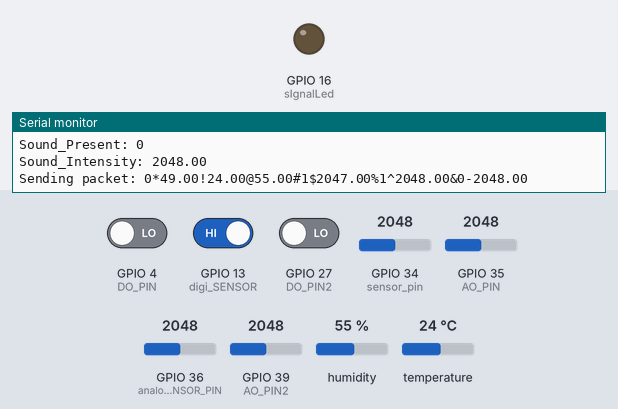
Recording of a sketch running on a simulated ESP32. Shown: output pins drawn as LEDs (lit = HIGH), the last lines printed to the serial monitor. Inputs (shaded band) come from the test bench; at power-on: GPIO 4 (DO_PIN) LOW, GPIO 13 (digi_SENSOR) HIGH, GPIO 27 (DO_PIN2) LOW, GPIO 34 (sensor_pin) = 2048, GPIO 35 (AO_PIN) = 2048, GPIO 36 (analog_SENSOR_PIN) = 2048, GPIO 39 (AO_PIN2) = 2048, humidity 55 %, temperature 24 °C. No radio packets arrive unless stated.

Above: at 11.1 s.
At 21.21 s:
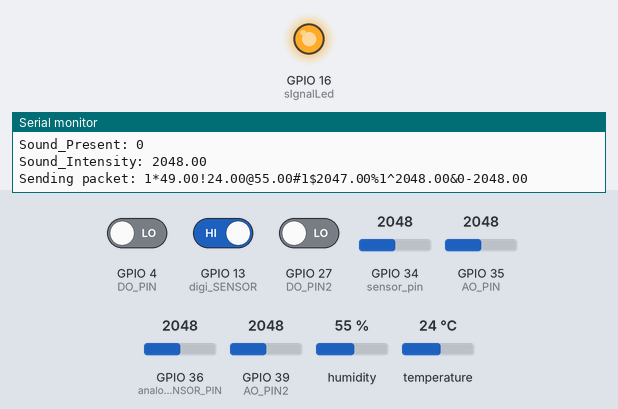
Timing chart, 0 to 27.2 s (numbered marks = the images above):
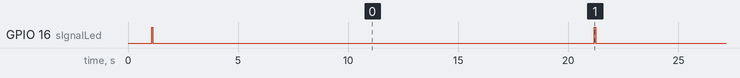

Measured:
- by itself, GPIO 16 (sIgnalLed): alternates HIGH for 0.06 s and LOW for 20.1 s

The sketch:

ActualDataSenderLoRa.ino
```cpp
#include <SPI.h>
#include <LoRa.h>
#include "DHT.h"  //DHT Sensor Library

//Signal Pin
#define sIgnalLed 16
// Define the pins used by the LoRa module
#define ss 5
#define rst 14
#define dio0 2

//defining DHT11
#define DHTPIN 21
#define DHTTYPE DHT11
DHT dht(DHTPIN, DHTTYPE);

//defining Soil Moisture Sensor
int _moisture,sensor_analog;
const int sensor_pin = 34;  /* Soil moisture sensor O/P pin */

//defining Raindrop Senor
//Digital Pin
#define DO_PIN 4
//Analog Pin
#define AO_PIN 35

//defining MQ-2 Air Sensor
//Digita Pin
#define DO_PIN2 27
//Analog Pin
#define AO_PIN2 39

//defining Sound Sensor
//Digital PIn
#define digi_SENSOR 13
int currentState;
//Analog Pin
#define analog_SENSOR_PIN 36

//LoRa Variables
String LoRaMessage = "";
int counter = 0;

//sensor values initialization
float Soil_Moisture = 0.0;
float Env_Temperature = 0.0;
float Env_Humidity = 0.0;
int Rain_Present=0;
float Rain_Intensity=0.0;
int Flammable_Gas=0;
float Flammable_Gas_Intensity=0.0;
int Sound_Present=0;
float Sound_Intensity=0.0;

// Sensor setup (dummy sensor data for illustration)

//Soil_Moisture_data from SoilMoisture Sensor
float Soil_Moisture_data()
{
  sensor_analog = analogRead(sensor_pin);
  _moisture = ( 100 - ( (sensor_analog/4095.00) * 100 ) );
  return _moisture; // "_moisture" in %
}

float Env_Temperature_data()
{
  float t = dht.readTemperature();

  // Check if any reads failed and exit early (to try again).
  if (isnan(t)) {
    Serial.println(F("Failed to read TEMPERATURE from DHT sensor!"));
    return 0;
  }
  return t;  // "t" in degree celcius
}
float Env_Humidity_data()
{
  float h = dht.readHumidity();

  // Check if any reads failed and exit early (to try again).
  if (isnan(h)) {
    Serial.println(F("Failed to read HUMIDITY from DHT sensor!"));
    return 0;
  }
  return h; // "h" in %
}
int Rain_Present_data()
{
  int rain_state = digitalRead(DO_PIN);
  if (rain_state == HIGH)
    return 0;
  else
    return 1;
}
float Rain_Intensity_data()
{
  int rain_value = analogRead(AO_PIN);
  return 4095-rain_value;
}
int Flammable_Gas_Present_data()
{
  int gasState = digitalRead(DO_PIN2);
  if (gasState == HIGH)
    return 0;
  else
    return 1;
}
float Flammable_Gas_Intensity_data()
{
  int gasValue = analogRead(AO_PIN2);
  return gasValue;
}
int Sound_Present_data()
{
  // Read the current state of the sound sensor digital pin
  int currentState = digitalRead(digi_SENSOR);

  // Return `1` if sound is detected (LOW state), otherwise `0`
  delay(10);
  return (currentState == LOW) ? 1 : 0;
}
float Sound_Intensity_data()
{
  int soundIntensity = analogRead(analog_SENSOR_PIN);
  return soundIntensity;
}
void setup() {
  // Initialize Serial Monitor
  Serial.begin(115200);
  while (!Serial);

  // Setup LoRa transceiver module
  LoRa.setPins(ss, rst, dio0);

  // Attempt to start LoRa module
  while (!LoRa.begin(433E6)) { // Use 433E6, 866E6, or 915E6 based on your region
    Serial.println("LoRa initialization failed. Trying again...");
    delay(500);
  }

  // Change sync word (0xF3) to match the receiver
  LoRa.setSyncWord(0xF3);
  LoRa.setSpreadingFactor(7);

  Serial.println("LoRa Sendr Initialized Successfully!");

  //start the dht11 sensor
  dht.begin();

  //Setting Raindrop Sensor
  //Digital Pin
  pinMode(DO_PIN, INPUT);
  //Analog Pin
  // set the ADC attenuation to 11 dB (up to ~3.3V input)
  analogSetPinAttenuation(AO_PIN, ADC_11db);

  //Setting MQ-2 Air Sensor
  //Digital Pin
  pinMode(DO_PIN2, INPUT);
  //Analog Pin
  // set the ADC attenuation to 11 dB (up to ~3.3V input)
  analogSetPinAttenuation(AO_PIN, ADC_11db);
  Serial.println("Warming up the MQ2 sensor");
  delay(1000);  // wait for the MQ2 to warm up

  //Setting Sound Sensor
  //Digital Pin
  pinMode(digi_SENSOR, INPUT);
  //Analog Pin
  pinMode(analog_SENSOR_PIN, INPUT);

  //Setting Signal Led
  pinMode(sIgnalLed, OUTPUT);
  digitalWrite(sIgnalLed, LOW);
}

void loop() {
  Soil_Moisture=Soil_Moisture_data();
  Env_Temperature=Env_Temperature_data();
  Env_Humidity=Env_Humidity_data();
  Rain_Present=Rain_Present_data();
  Rain_Intensity=Rain_Intensity_data();
  Flammable_Gas=Flammable_Gas_Present_data();
  Flammable_Gas_Intensity=Flammable_Gas_Intensity_data();
  Sound_Present=Sound_Present_data();
  Sound_Intensity=Sound_Intensity_data();
  //1
  Serial.print("Soil_Moisture: ");
  Serial.println(Soil_Moisture);
  //2
  Serial.print("Env_Temperature: ");
  Serial.println(Env_Temperature);
  //3
  Serial.print("Env_Humidity: ");
  Serial.println(Env_Humidity);
  //4
  Serial.print("Rain_Present: ");
  Serial.println(Rain_Present);
  //5
  Serial.print("Rain_Intensity: ");
  Serial.println(Rain_Intensity);
  //6
  Serial.print("Flammable_Gas: ");
  Serial.println(Flammable_Gas);
  //7
  Serial.print("Flammable_Gas_Intensity: ");
  Serial.println(Flammable_Gas_Intensity);
  //8
  Serial.print("Sound_Present: ");
  Serial.println(Sound_Present);
  //9
  Serial.print("Sound_Intensity: ");
  Serial.println(Sound_Intensity);


LoRaMessage = String(counter) + "*" + String(Soil_Moisture) +"!" + String(Env_Temperature) + "@" + String(Env_Humidity)+ "#" + String(Rain_Present) + "$" + String(Rain_Intensity)
              + "%" + String(Flammable_Gas) + "^" +  String(Flammable_Gas_Intensity) + "&" + String(Sound_Present) + "-" +  String(Sound_Intensity);

  // Send data over LoRa
  Serial.print("Sending packet: ");
  Serial.println(LoRaMessage);
  digitalWrite(sIgnalLed, HIGH);
  LoRa.beginPacket();
  LoRa.print(LoRaMessage);
  LoRa.endPacket();
  digitalWrite(sIgnalLed, LOW);
  // Debounce the button
  delay(20000);
  counter++;

}
```
